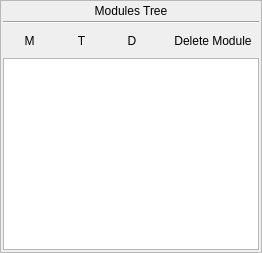
          <widget class="QFrame" name="left_frame">
           <property name="sizePolicy">
            <sizepolicy hsizetype="Preferred" vsizetype="Preferred">
             <horstretch>0</horstretch>
             <verstretch>0</verstretch>
            </sizepolicy>
           </property>
           <property name="minimumSize">
            <size>
             <width>0</width>
             <height>0</height>
            </size>
           </property>
           <property name="maximumSize">
            <size>
             <width>10000</width>
             <height>16777215</height>
            </size>
           </property>
           <property name="baseSize">
            <size>
             <width>0</width>
             <height>0</height>
            </size>
           </property>
           <property name="frameShape">
            <enum>QFrame::NoFrame</enum>
           </property>
           <property name="frameShadow">
            <enum>QFrame::Plain</enum>
           </property>
           <layout class="QVBoxLayout" name="verticalLayout_8" stretch="0">
            <property name="spacing">
             <number>0</number>
            </property>
            <property name="leftMargin">
             <number>0</number>
            </property>
            <property name="topMargin">
             <number>0</number>
            </property>
            <property name="rightMargin">
             <number>0</number>
            </property>
            <property name="bottomMargin">
             <number>0</number>
            </property>
            <item>
             <widget class="QFrame" name="frame_16">
              <property name="frameShape">
               <enum>QFrame::StyledPanel</enum>
              </property>
              <property name="frameShadow">
               <enum>QFrame::Plain</enum>
              </property>
              <layout class="QVBoxLayout" name="verticalLayout_5">
               <property name="spacing">
                <number>2</number>
               </property>
               <property name="leftMargin">
                <number>2</number>
               </property>
               <property name="topMargin">
                <number>2</number>
               </property>
               <property name="rightMargin">
                <number>2</number>
               </property>
               <property name="bottomMargin">
                <number>2</number>
               </property>
               <item>
                <widget class="QLabel" name="modulesTree_label">
                 <property name="minimumSize">
                  <size>
                   <width>0</width>
                   <height>16</height>
                  </size>
                 </property>
                 <property name="maximumSize">
                  <size>
                   <width>16777215</width>
                   <height>100</height>
                  </size>
                 </property>
                 <property name="text">
                  <string>Modules Tree</string>
                 </property>
                 <property name="alignment">
                  <set>Qt::AlignCenter</set>
                 </property>
                </widget>
               </item>
               <item>
                <widget class="Line" name="line_8">
                 <property name="orientation">
                  <enum>Qt::Horizontal</enum>
                 </property>
                </widget>
               </item>
               <item>
                <layout class="QHBoxLayout" name="horizontalLayout" stretch="0,0,0,1,0">
                 <property name="sizeConstraint">
                  <enum>QLayout::SetDefaultConstraint</enum>
                 </property>
                 <item>
                  <widget class="QToolButton" name="addModule_btn">
                   <property name="sizePolicy">
                    <sizepolicy hsizetype="Fixed" vsizetype="Preferred">
                     <horstretch>0</horstretch>
                     <verstretch>0</verstretch>
                    </sizepolicy>
                   </property>
                   <property name="minimumSize">
                    <size>
                     <width>50</width>
                     <height>0</height>
                    </size>
                   </property>
                   <property name="text">
                    <string> M</string>
                   </property>
                   <property name="checkable">
                    <bool>false</bool>
                   </property>
                   <property name="popupMode">
                    <enum>QToolButton::InstantPopup</enum>
                   </property>
                   <property name="toolButtonStyle">
                    <enum>Qt::ToolButtonIconOnly</enum>
                   </property>
                   <property name="autoRaise">
                    <bool>true</bool>
                   </property>
                  </widget>
                 </item>
                 <item>
                  <widget class="QToolButton" name="addTemplate_btn">
                   <property name="sizePolicy">
                    <sizepolicy hsizetype="Fixed" vsizetype="Preferred">
                     <horstretch>0</horstretch>
                     <verstretch>0</verstretch>
                    </sizepolicy>
                   </property>
                   <property name="minimumSize">
                    <size>
                     <width>50</width>
                     <height>30</height>
                    </size>
                   </property>
                   <property name="text">
                    <string> T</string>
                   </property>
                   <property name="checkable">
                    <bool>false</bool>
                   </property>
                   <property name="popupMode">
                    <enum>QToolButton::InstantPopup</enum>
                   </property>
                   <property name="toolButtonStyle">
                    <enum>Qt::ToolButtonIconOnly</enum>
                   </property>
                   <property name="autoRaise">
                    <bool>true</bool>
                   </property>
                  </widget>
                 </item>
                 <item>
                  <widget class="QToolButton" name="duplicateModule_btn">
                   <property name="sizePolicy">
                    <sizepolicy hsizetype="Fixed" vsizetype="Preferred">
                     <horstretch>0</horstretch>
                     <verstretch>0</verstretch>
                    </sizepolicy>
                   </property>
                   <property name="minimumSize">
                    <size>
                     <width>50</width>
                     <height>0</height>
                    </size>
                   </property>
                   <property name="text">
                    <string>D</string>
                   </property>
                   <property name="checkable">
                    <bool>false</bool>
                   </property>
                   <property name="popupMode">
                    <enum>QToolButton::InstantPopup</enum>
                   </property>
                   <property name="toolButtonStyle">
                    <enum>Qt::ToolButtonIconOnly</enum>
                   </property>
                   <property name="autoRaise">
                    <bool>true</bool>
                   </property>
                  </widget>
                 </item>
                 <item>
                  <spacer name="horizontalSpacer">
                   <property name="orientation">
                    <enum>Qt::Horizontal</enum>
                   </property>
                   <property name="sizeType">
                    <enum>QSizePolicy::Preferred</enum>
                   </property>
                   <property name="sizeHint" stdset="0">
                    <size>
                     <width>0</width>
                     <height>20</height>
                    </size>
                   </property>
                  </spacer>
                 </item>
                 <item>
                  <widget class="QToolButton" name="delete_btn">
                   <property name="sizePolicy">
                    <sizepolicy hsizetype="Fixed" vsizetype="Fixed">
                     <horstretch>0</horstretch>
                     <verstretch>0</verstretch>
                    </sizepolicy>
                   </property>
                   <property name="minimumSize">
                    <size>
                     <width>0</width>
                     <height>0</height>
                    </size>
                   </property>
                   <property name="text">
                    <string>Delete Module</string>
                   </property>
                   <property name="autoRaise">
                    <bool>true</bool>
                   </property>
                  </widget>
                 </item>
                </layout>
               </item>
               <item>
                <widget class="QTreeWidget" name="modules_treeWidget">
                 <property name="minimumSize">
                  <size>
                   <width>0</width>
                   <height>0</height>
                  </size>
                 </property>
                 <property name="maximumSize">
                  <size>
                   <width>10000</width>
                   <height>16777215</height>
                  </size>
                 </property>
                 <property name="font">
                  <font>
                   <pointsize>13</pointsize>
                   <weight>50</weight>
                   <italic>false</italic>
                   <bold>false</bold>
                  </font>
                 </property>
                 <property name="horizontalScrollBarPolicy">
                  <enum>Qt::ScrollBarAlwaysOff</enum>
                 </property>
                 <property name="autoScroll">
                  <bool>true</bool>
                 </property>
                 <property name="autoScrollMargin">
                  <number>20</number>
                 </property>
                 <property name="alternatingRowColors">
                  <bool>false</bool>
                 </property>
                 <property name="iconSize">
                  <size>
                   <width>40</width>
                   <height>20</height>
                  </size>
                 </property>
                 <property name="indentation">
                  <number>10</number>
                 </property>
                 <property name="rootIsDecorated">
                  <bool>true</bool>
                 </property>
                 <property name="itemsExpandable">
                  <bool>false</bool>
                 </property>
                 <property name="headerHidden">
                  <bool>true</bool>
                 </property>
                 <property name="columnCount">
                  <number>3</number>
                 </property>
                 <attribute name="headerVisible">
                  <bool>false</bool>
                 </attribute>
                 <column>
                  <property name="text">
                   <string notr="true">1</string>
                  </property>
                 </column>
                 <column>
                  <property name="text">
                   <string>2</string>
                  </property>
                 </column>
                 <column>
                  <property name="text">
                   <string>2</string>
                  </property>
                  <property name="textAlignment">
                   <set>AlignTrailing|AlignVCenter</set>
                  </property>
                 </column>
                </widget>
               </item>
              </layout>
             </widget>
            </item>
           </layout>
          </widget>
